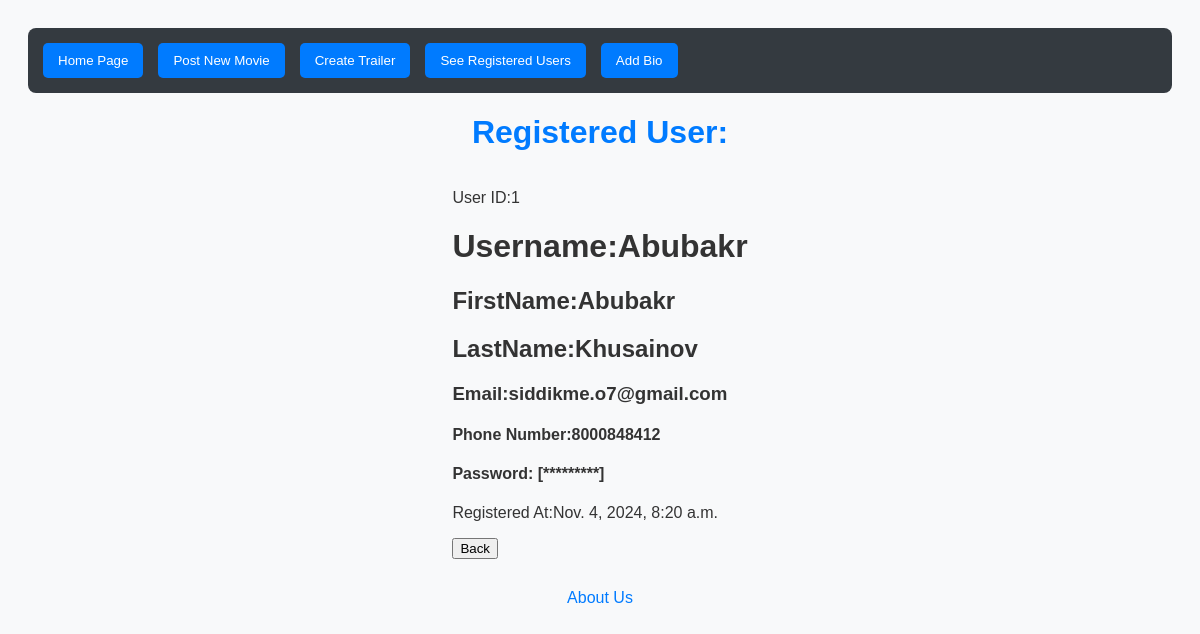
The app's page /detailuser/1 with its own data.
### MovieLand/models.py (models this page shows, shortened)
class User(models.Model):
    first_name = models.CharField(max_length=50)
    last_name = models.CharField(max_length=50)
    username = models.CharField(max_length=50)
    phone_number = models.CharField(max_length=50)
    email = models.EmailField(max_length=254)
    password = models.CharField(max_length=50,null=True)
    registered_at = models.DateTimeField(auto_now=True)

### MovieLand/views.py (the view)
# urls.py: path("detailuser/<int:pk>",DetailUser.as_view(),name="Detail-User"),
class DetailUser(generic.DetailView):
    model = User
    template_name = "detail_user.html"

### templates/detail_user.html (shortened to what this page needs)
{% extends "base.html" %}
{% block content %}
<h1 class="zag">Registered User:</h1>
    <div class="con">
            <div class="card">
            <p>User ID:{{user.id}}</p>
            <h1>Username:{{user.first_name}}</h1>
            <h2>FirstName:{{user.first_name}}</h2>
            <h2>LastName:{{user.last_name}}</h2>
            <h3>Email:{{user.email}}</h3>
            <h4>Phone Number:{{user.phone_number}}</h4>
            <h4>Password: [*********]</h4>
            <p>Registered At:{{user.registered_at}}</p>
            <button onclick="window.history.back();">Back</button>
            </div>
    </div>
{% endblock content %}

### templates/base.html (style rules this page uses)
body { font-family: 'Arial', sans-serif; background-color: #f8f9fa; color: #333; padding: 20px; }
.zag { text-align: center; color: #007bff; }
.con { display: flex; justify-content: center; flex-wrap: wrap; gap: 20px; }

### records on screen
User: id "1", first_name "Abubakr", last_name "Khusainov", email "siddikme.o7@gmail.com", phone_number "8000848412", registered_at "Nov. 4, 2024, 8:20 a.m."
